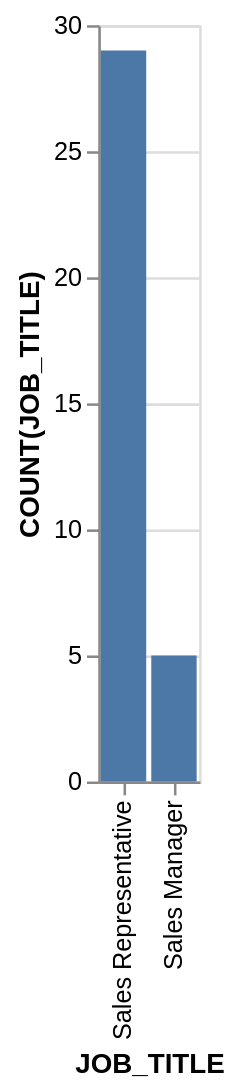

Specify this chart in Vega-Lite:
### Vega-Lite specification from a JSON file in a GitHub repository (floating-point values rounded to 4 significant figures)
{"data": {"values": [{"x_data": "Sales Representative", "y_data": 29}, {"x_data": "Sales Manager", "y_data": 5}]}, "mark": "bar", "encoding": {"x": {"field": "x_data", "type": "nominal", "title": "JOB_TITLE", "sort": "descending"}, "y": {"field": "y_data", "type": "quantitative", "title": "COUNT(JOB_TITLE)"}}}
